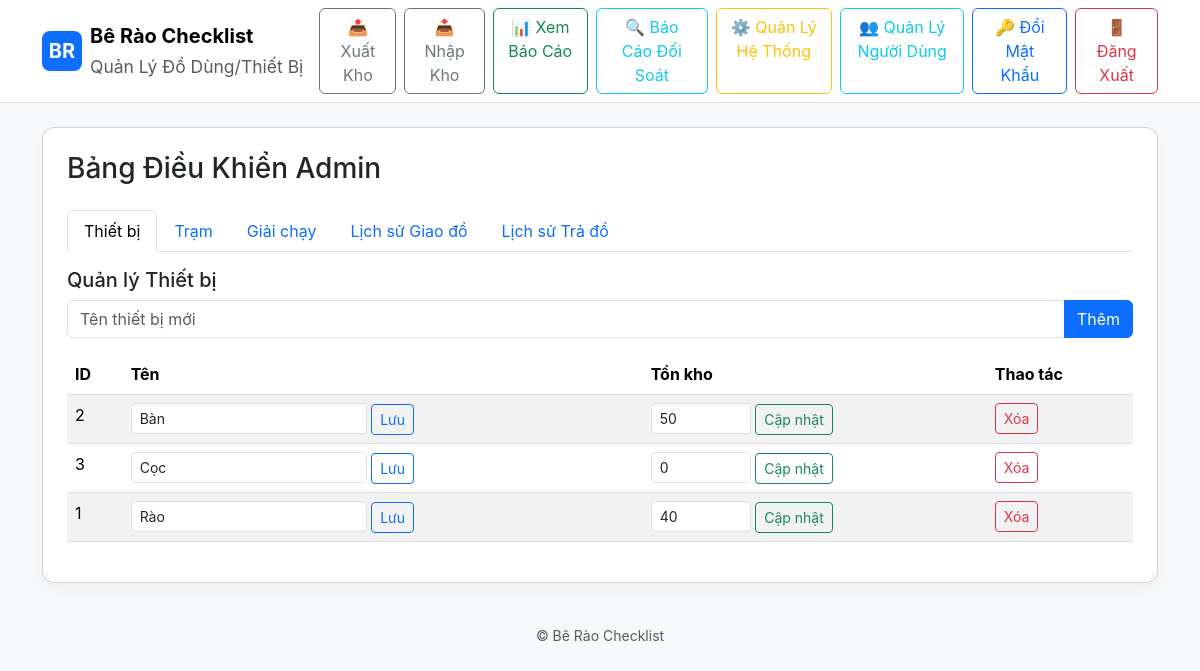
The app's page /admin/dashboard (signed in) with its own data.
### models.py (models this page shows)
class Equipment(db.Model):
    id = db.Column(db.Integer, primary_key=True)
    name = db.Column(db.String(200), unique=True, nullable=False)
    available_quantity = db.Column(db.Integer, default=0)  # Tồn kho - available inventory

### app.py (the view)
@app.route('/admin/dashboard')
@admin_required
def admin_dashboard():
    user = get_current_user()
    marathons = Marathon.query.order_by(Marathon.name).all()
    stations = Station.query.order_by(Station.name).all()
    equipments = Equipment.query.order_by(Equipment.name).all()
    issue_records = IssueRecord.query.order_by(IssueRecord.timestamp.desc()).limit(100).all()
    return_records = ReturnRecord.query.order_by(ReturnRecord.timestamp.desc()).limit(100).all()
    return render_template('admin_dashboard.html', marathons=marathons, stations=stations, equipments=equipments, issue_records=issue_records, return_records=return_records, user=user)

### app.py (called while the page is built)
def admin_required(f):
    @wraps(f)
    def decorated_function(*args, **kwargs):
        if not session.get('user_id'):
            flash('Vui lòng đăng nhập để truy cập trang này.', 'warning')
            return redirect(url_for('login'))
        user = User.query.get(session['user_id'])
        if not user or user.role != 'admin':
            flash('Bạn không có quyền truy cập trang này.', 'danger')
            return redirect(url_for('index'))
        return f(*args, **kwargs)
    return decorated_function

def get_current_user():
    if session.get('user_id'):
        return User.query.get(session['user_id'])
    return None

### templates/admin_dashboard.html (shortened to what this page needs)
{% extends "base.html" %}
{% block content %}
<div class="card p-4">
  <div class="d-flex justify-content-between align-items-center mb-3">
    <h3>Bảng Điều Khiển Admin</h3>
  </div>
  <ul class="nav nav-tabs mb-3" id="adminTabs" role="tablist">
    <li class="nav-item" role="presentation">
      <button class="nav-link active" id="equipments-tab" data-bs-toggle="tab" data-bs-target="#equipments-manage" type="button">Thiết bị</button>
    </li>
    <li class="nav-item" role="presentation">
      <button class="nav-link" id="stations-tab" data-bs-toggle="tab" data-bs-target="#stations" type="button">Trạm</button>
    </li>
    <li class="nav-item" role="presentation">
      <button class="nav-link" id="marathons-tab" data-bs-toggle="tab" data-bs-target="#marathons" type="button">Giải chạy</button>
    </li>
    <li class="nav-item" role="presentation">
      <button class="nav-link" id="issue-tab" data-bs-toggle="tab" data-bs-target="#issue-records" type="button">Lịch sử Giao đồ</button>
    </li>
    <li class="nav-item" role="presentation">
      <button class="nav-link" id="return-tab" data-bs-toggle="tab" data-bs-target="#return-records" type="button">Lịch sử Trả đồ</button>
    </li>
  </ul>
  <div class="tab-content" id="adminTabsContent">
    <div class="tab-pane fade show active" id="equipments-manage" role="tabpanel">
      <h5>Quản lý Thiết bị</h5>
      <form method="post" action="{{ url_for('admin_add_equipment_form') }}" class="mb-3">
        <div class="input-group">
          <input type="text" name="name" class="form-control" placeholder="Tên thiết bị mới" required>
          <button type="submit" class="btn btn-primary">Thêm</button>
        </div>
      </form>
      <table class="table table-striped">
        <thead><tr><th>ID</th><th>Tên</th><th>Tồn kho</th><th>Thao tác</th></tr></thead>
        <tbody>
          {% for e in equipments %}
          <tr>
            <td>{{ e.id }}</td>
            <td>
              <form method="post" action="{{ url_for('admin_edit_equipment', equipment_id=e.id) }}" style="display:inline;">
                <input type="text" name="name" value="{{ e.name }}" class="form-control form-control-sm d-inline-block" style="width:auto;">
                <button type="submit" class="btn btn-sm btn-outline-primary">Lưu</button>
              </form>
            </td>
            <td>
              <form method="post" action="{{ url_for('admin_set_available_quantity', equipment_id=e.id) }}" style="display:inline;">
                <input type="number" name="available_quantity" value="{{ e.available_quantity or 0 }}" class="form-control form-control-sm d-inline-block" style="width:100px;" min="0">
                <button type="submit" class="btn btn-sm btn-outline-success">Cập nhật</button>
              </form>
            </td>
            <td>
              <form method="post" action="{{ url_for('admin_delete_equipment', equipment_id=e.id) }}" style="display:inline;" onsubmit="return confirm('Bạn có chắc muốn xóa thiết bị này?');">
                <button type="submit" class="btn btn-sm btn-outline-danger">Xóa</button>
              </form>
            </td>
          </tr>
          {% endfor %}
        </tbody>
      </table>
    </div>
  </div>
</div>
{% endblock %}

### static/style.css (style rules this page uses)
body { font-family:Inter, system-ui, -apple-system, 'Segoe UI', Roboto, 'Helvetica Neue', Arial }
.card { border-radius:12px;box-shadow:0 6px 18px rgba(10,20,30,0.04) }

### records on screen
Equipment: id "2", name "Bàn", available_quantity "50"
Equipment: id "3", name "Cọc", available_quantity "0"
Equipment: id "1", name "Rào", available_quantity "40"
